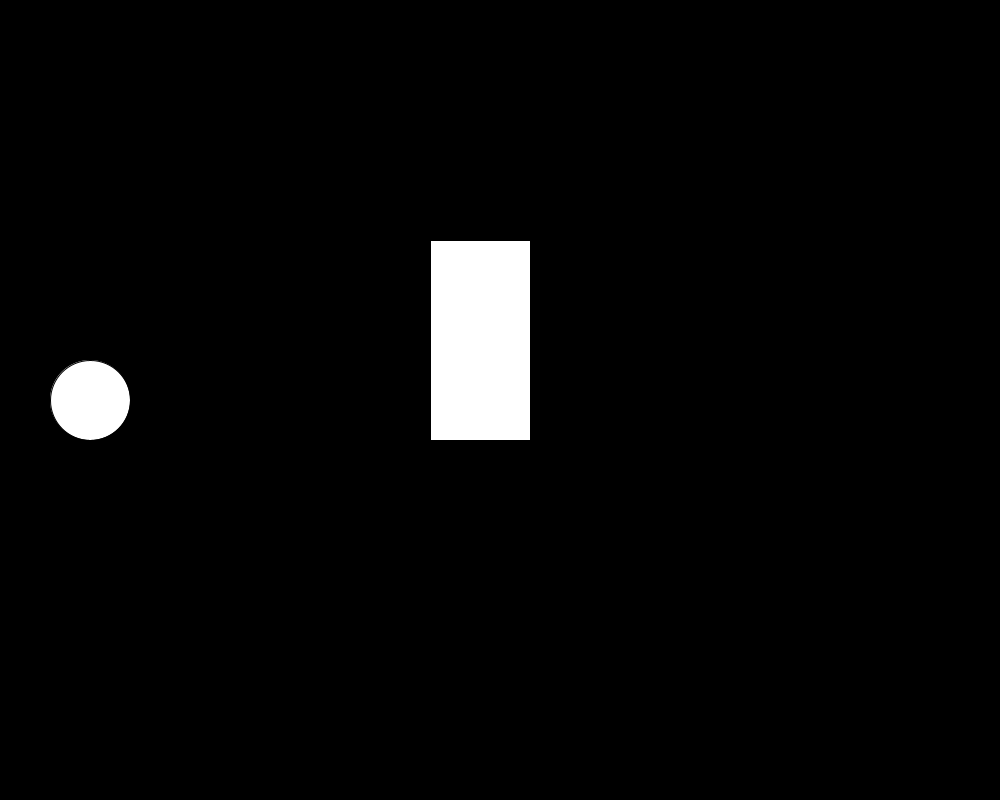
Frame 1 (no input)
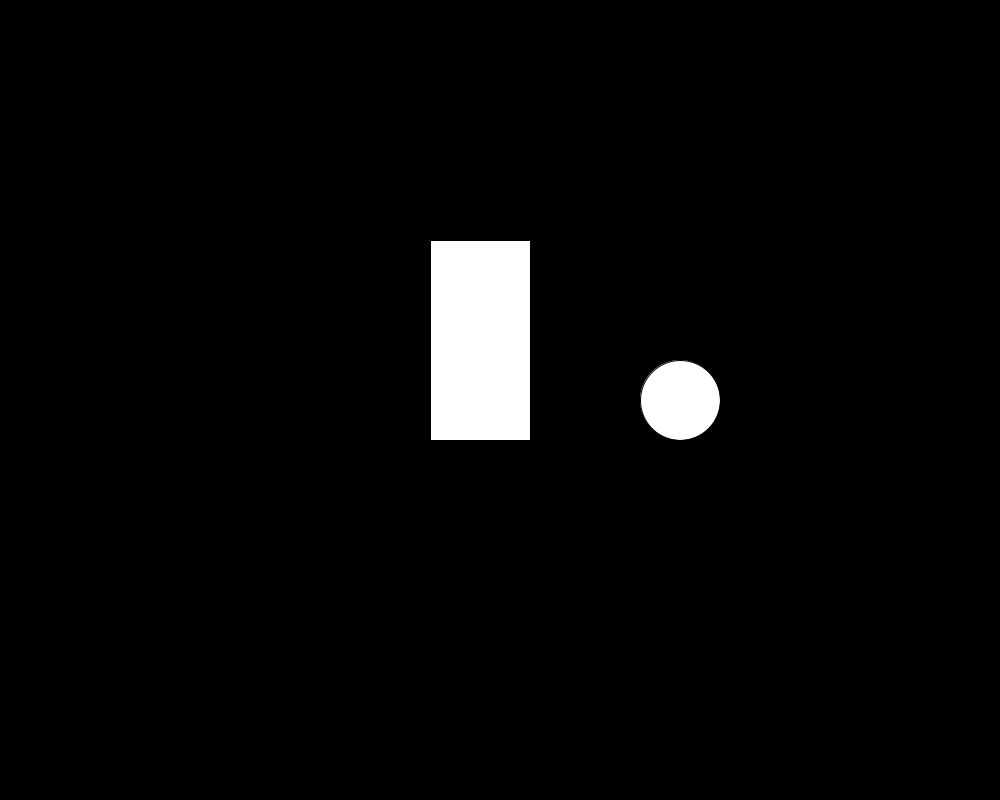
Frame 60 (the mouse pressed at the canvas centre just before this capture)
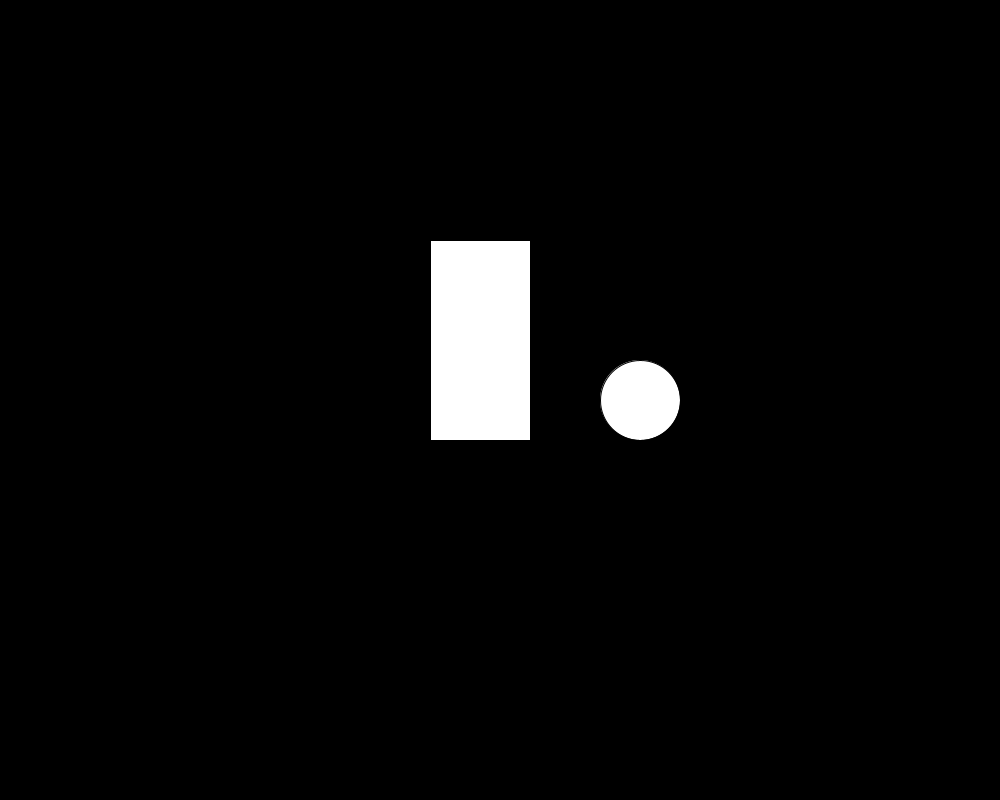
Frame 120 (the mouse held since frame 60 and released just before this capture)

The Processing sketch that drew these frames (run headless with seeded random() and noise(); from frame 60 on, the mouse is pressed at the canvas centre):

// Processing sketch: sketch_____
// ── sketch_____.pde
float speed=10,angle=0.0;
float x=80,y=400;
float weight=80,heigh=80,x1=430,y1=240;
int diration=1;
float jump=0;
boolean press=false;
void setup()
{
 size(1000,800);
 smooth();
}
void draw()
{
  background(0);
  x+=diration*speed;
  if(x<=40||x>=959)
  diration=-diration;
  if(mousePressed)
  press=true;
  if(press==true){
  angle+=0.1;
  }
  else press=false;
  ellipse(x,y-jump,weight,heigh);
  rect(x1,y1,100,200);
}  
